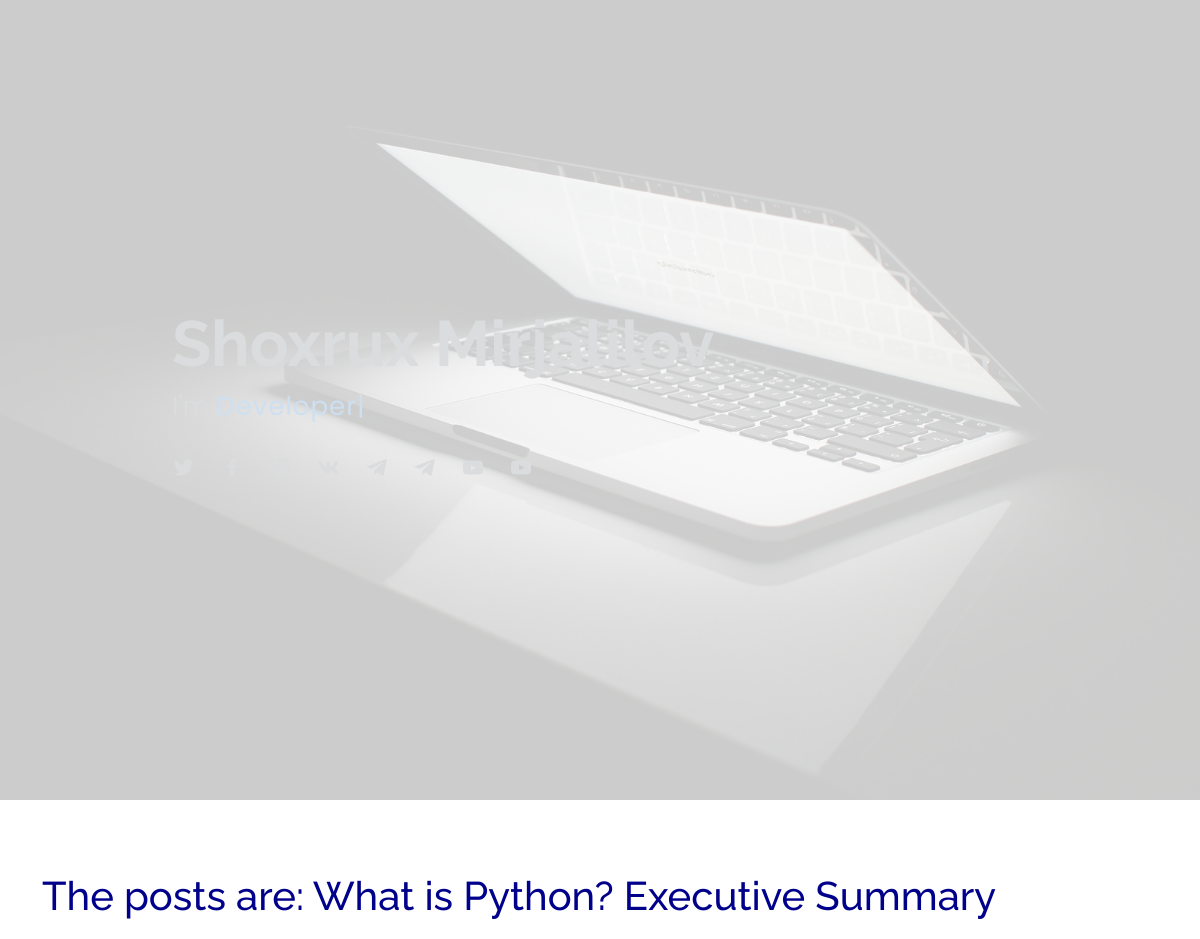
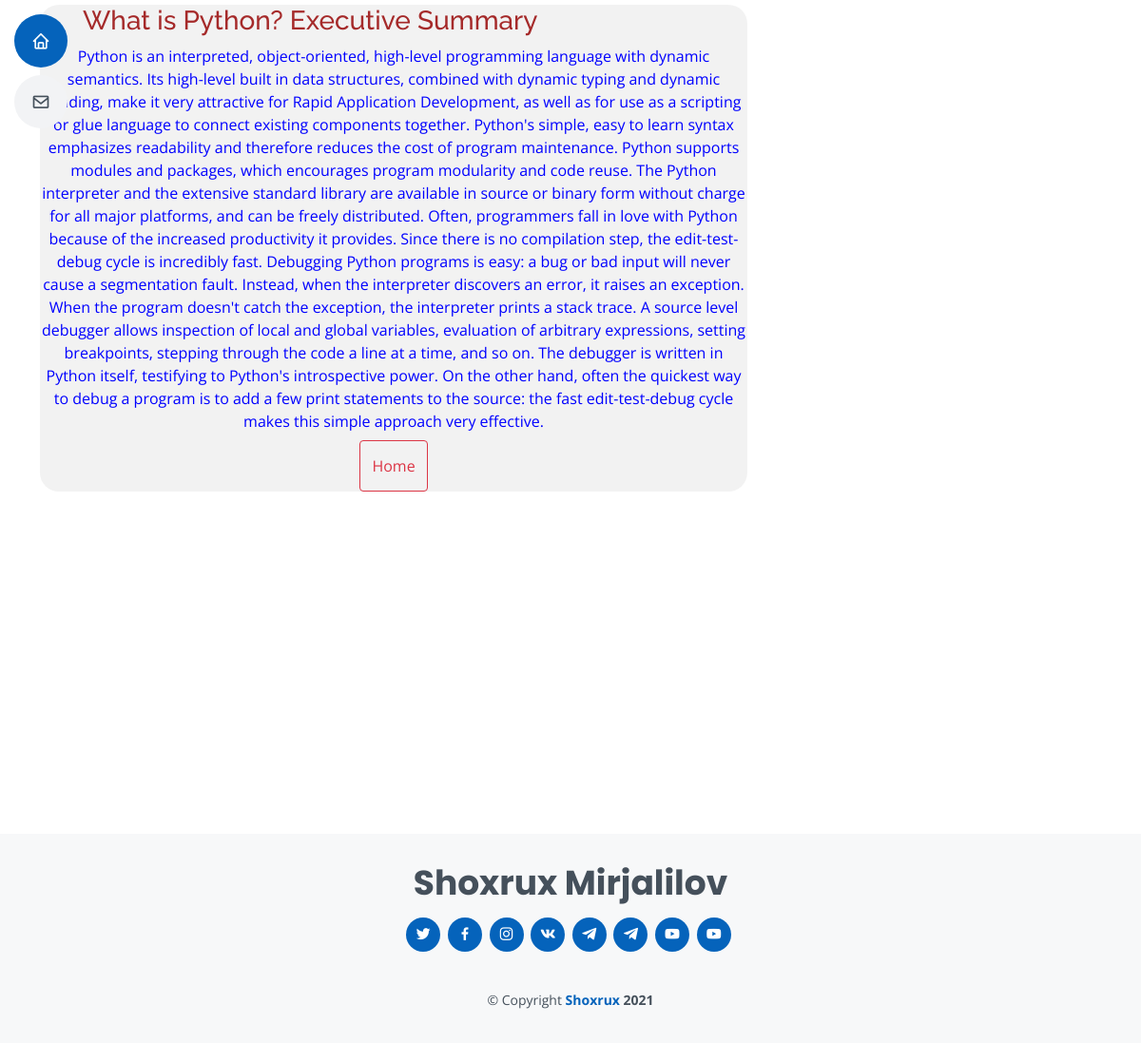
/1/post/, run on the app's committed database (2 pictures, top to bottom).
### main/models.py (models this page shows, shortened)
class Post(models.Model):
    title = models.CharField(max_length=100)
    summary = models.CharField(max_length=1000)
    text = models.TextField()

### main/views.py (the view)
# urls.py: path('<int:pk>/post/', views.PostDetailView.as_view(), name='post'),
class PostDetailView(DetailView):
    model = Post
    context_object_name = 'post'
    template_name = 'post.html'

### templates/post.html (shortened to what this page needs)
{% load static %}
<!DOCTYPE html>
<html lang="en">
<head>
  <link href="{% static 'assets/vendor/aos/aos.css' %}" rel="stylesheet">
  <link href="{% static 'assets/vendor/bootstrap/css/bootstrap.min.css' %}" rel="stylesheet">
  <link href="{% static 'assets/vendor/bootstrap-icons/bootstrap-icons.css' %}" rel="stylesheet">
  <link href="{% static 'assets/vendor/boxicons/css/boxicons.min.css' %}" rel="stylesheet">
  <link href="{% static 'assets/vendor/glightbox/css/glightbox.min.css' %}" rel="stylesheet">
  <link href="{% static 'assets/vendor/swiper/swiper-bundle.min.css' %}" rel="stylesheet">
  <link href="{% static 'assets/css/style.css' %}" rel="stylesheet">
</head>
<body>
  <header id="header" class="d-flex flex-column justify-content-center">
    <nav id="navbar" class="navbar nav-menu">
      <ul>
        <li><a href="{% url 'index' %}" class="nav-link scrollto active"><i class="bx bx-home"></i> <span>Home</span></a></li>
        <li><a href="{% url 'contact' %}" class="nav-link scrollto"><i class="bx bx-envelope"></i> <span>Contact</span></a></li>
      </ul>
    </nav>
  </header>
  <section id="hero" class="d-flex flex-column justify-content-center">
    <div class="container" data-aos="zoom-in" data-aos-delay="100">
      <h1>Shoxrux Mirjalilov</h1>
      <p>I'm <span class="typed" data-typed-items="Developer, Freelancer"></span></p>
      <div class="social-links">
        <a href="https://twitter.com/shxrxmrjll" class="twitter"><i class="bx bxl-twitter"></i></a>
        <a href="https://www.facebook.com/shxrxmrjll" class="facebook"><i class="bx bxl-facebook"></i></a>
        <a href="https://instagram.com/shxrxmrjll" class="instagram"><i class="bx bxl-instagram"></i></a>
        <a href="https://vk.com/shxrxmrjll" class="twitter"><i class="bx bxl-vk"></i></a>
        <a href="https://t.me/shoxruxmirjalilov" class="twitter"><i class="bx bxl-telegram"></i></a>
        <a href="https://t.me/shxrxmrjll" class="twitter"><i class="bx bxl-telegram"></i></a>
        <a href="https://www.youtube.com/channel/UCZcbgceYfze-zBjLd39gh7w" class="twitter"><i class="bx bxl-youtube"></i></a>
        <a href="https://youtube.com/channel/UCcpJ43fpGrwnpYwujcHP61g" class="twitter"><i class="bx bxl-youtube"></i></a>
      </div>
    </div>
  </section>
    <div class="container text-white">
      <div><br><br><br></div>
      <h1 style="color: darkblue;">The posts are: {{post.title}}</h1>
        <div class="col-md-8 mt-4 mb-4" style="background-color:#e2e2e271; border-radius: 20px;">
          <h3 style="margin-top: 20px; margin-left: 45px; color: brown;">{{post.title}}</h3>
          <p class="text-center mt-2 mb-2" style="color: blue;">{{post.text}}</p>
          <center>
          <a href="{% url 'index' %}" class=" btn btn-outline-danger" ><p class="text-center mt-2 mb-2">Home</p> </a>
        </center>
        </div>
    </div>
     <div>
       <br><br><br><br><br><br><br><br><br><br><br><br><br><br>
     </div>
  <footer id="footer">
    <div class="container">
      <h3>Shoxrux Mirjalilov</h3>
      <div class="social-links">
        <a href="https://twitter.com/shxrxmrjll" class="twitter"><i class="bx bxl-twitter"></i></a>
        <a href="https://www.facebook.com/shxrxmrjll" class="facebook"><i class="bx bxl-facebook"></i></a>
        <a href="https://instagram.com/shxrxmrjll" class="instagram"><i class="bx bxl-instagram"></i></a>
        <a href="https://vk.com/shxrxmrjll" class="twitter"><i class="bx bxl-vk"></i></a>
        <a href="https://t.me/shoxruxmirjalilov" class="twitter"><i class="bx bxl-telegram"></i></a>
        <a href="https://t.me/shxrxmrjll" class="twitter"><i class="bx bxl-telegram"></i></a>
        <a href="https://www.youtube.com/channel/UCZcbgceYfze-zBjLd39gh7w" class="twitter"><i class="bx bxl-youtube"></i></a>
        <a href="https://youtube.com/channel/UCcpJ43fpGrwnpYwujcHP61g" class="twitter"><i class="bx bxl-youtube"></i></a>
      </div>
      <div class="copyright">
        &copy; Copyright <strong><span><a href="https://instagram.com/shxrxmrjll">Shoxrux</a>  2021</span></strong>
      </div>
    </div>
  </footer>
</body>
</html>

### static/assets/css/style.css (style rules this page uses)
body { font-family: "Open Sans", sans-serif; color: #272829; }
a { color: #0563bb; text-decoration: none; }
h1, h2, h3, h4, h5, h6 { font-family: "Raleway", sans-serif; }
.navbar { color: gray-300; }
#header { position: fixed; top: 0; left: 0; bottom: 0; z-index: 9997; transition: all 0.5s; padding: 15px; overflow-y: auto; }
.nav-menu { padding: 0; display: block; }
.nav-menu * { margin: 0; padding: 0; list-style: none; }
.nav-menu > ul > li { position: relative; white-space: nowrap; }
.nav-menu a, .nav-menu a:focus { display: flex; align-items: center; color: #45505b; padding: 10px 18px; margin-bottom: 8px; transition: 0.3s; font-size: 15px; border-radius: 50px; background: #f2f3f5; height: 56px; width: 100%; overflow: hidden; transition: 0.3s; }
.nav-menu a i, .nav-menu a:focus i { font-size: 20px; }
@media (min-width: 992px) { .nav-menu a, .nav-menu a:focus { width: 56px; } }
.nav-menu a:hover, .nav-menu .active, .nav-menu .active:focus, .nav-menu li:hover > a { color: #fff; background: #0563bb; }
#hero { width: 100%; height: 100vh; background: url("../img/hero-bg.jpg") top right no-repeat; background-size: cover; position: relative; }
@media (min-width: 992px) { #hero { padding-left: 160px; } }
#hero:before { content: ""; background: rgba(255, 255, 255, 0.8); position: absolute; bottom: 0; top: 0; left: 0; right: 0; }
#hero h1 { margin: 0; font-size: 64px; font-weight: 700; line-height: 56px; color: #45505b; }
#hero p { color: #45505b; margin: 15px 0 0 0; font-size: 26px; font-family: "Poppins", sans-serif; }
#hero p span { color: #0563bb; letter-spacing: 1px; }
#hero .social-links { margin-top: 30px; }
#hero .social-links a { font-size: 24px; display: inline-block; color: #45505b; line-height: 1; margin-right: 20px; transition: 0.3s; }
section { padding: 60px 0; overflow: hidden; }
#footer { background: #f7f8f9; color: #45505b; font-size: 14px; text-align: center; padding: 30px 0; }
#footer h3 { font-size: 36px; font-weight: 700; position: relative; font-family: "Poppins", sans-serif; padding: 0; margin: 0 0 15px 0; }
#footer .social-links { margin: 0 0 40px 0; }
#footer .social-links a { font-size: 18px; display: inline-block; background: #0563bb; color: #fff; line-height: 1; padding: 8px 0; margin-right: 4px; border-radius: 50%; text-align: center; width: 36px; height: 36px; transition: 0.3s; }
#footer .copyright { margin: 0 0 5px 0; }

### data on the page
Post: title "What is Python? Executive Summary", text "Python is an interpreted, object-oriented, high-level programming language with dynamic semantics. Its high-level built in data structures, combined with dynamic typing and dynamic binding, make it very attractive for Rapid Application Development, as well as for use as a scripting or glue language to connect existing components together. Python's simple, easy to learn syntax emphasizes readability and therefore reduces the cost of program maintenance. Python supports modules and packages, which encourages program modularity and code reuse. The Python interpreter and the extensive standard library are available in source or binary form without charge for all major platforms, and can be…"
